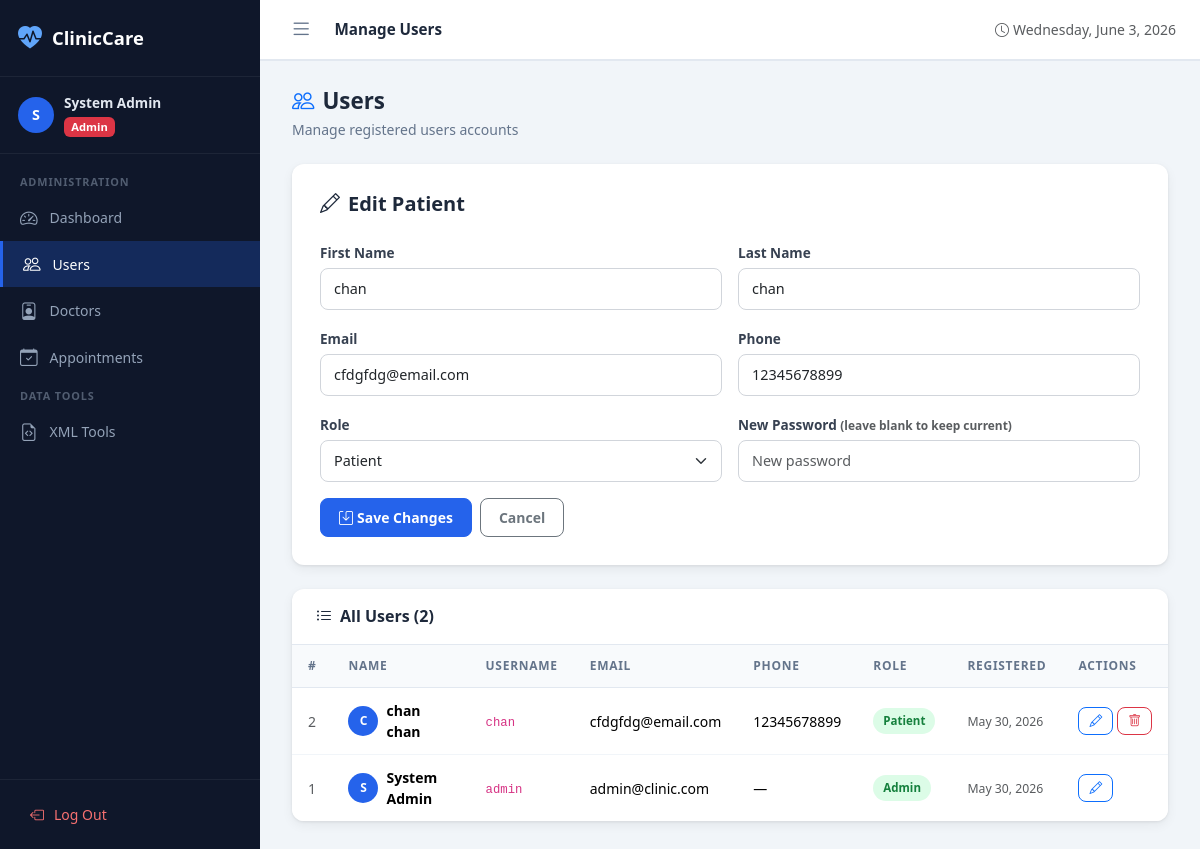
/admin/users.php?edit=2 (signed in), run on the app's committed database.
### tables this page shows
CREATE TABLE `users` (
  `id` int(11) NOT NULL,
  `username` varchar(50) NOT NULL,
  `email` varchar(100) NOT NULL,
  `password` varchar(255) NOT NULL,
  `first_name` varchar(50) NOT NULL,
  `last_name` varchar(50) NOT NULL,
  `phone` varchar(20) DEFAULT NULL,
  `role` enum('admin','patient') NOT NULL DEFAULT 'patient',
  `created_at` timestamp NOT NULL DEFAULT current_timestamp(),
  `updated_at` timestamp NOT NULL DEFAULT current_timestamp() ON UPDATE current_timestamp()
);

### src/Database.php (called while the page is built, shortened)
<?php
class Database
{
    private static ?Database $instance = null;
    private PDO $pdo;
    private function __construct()
    {
        $socket = defined('DB_SOCKET') ? DB_SOCKET : '';
        if ($socket !== '') {
            $dsn = sprintf(
                'mysql:unix_socket=%s;dbname=%s;charset=utf8mb4',
                $socket,
                DB_NAME
            );
        } else {
            $dsn = sprintf(
                'mysql:host=%s;port=%d;dbname=%s;charset=utf8mb4',
                DB_HOST,
                DB_PORT,
                DB_NAME
            );
        }
        $options = [
            PDO::ATTR_ERRMODE            => PDO::ERRMODE_EXCEPTION,
            PDO::ATTR_DEFAULT_FETCH_MODE => PDO::FETCH_ASSOC,
            PDO::ATTR_EMULATE_PREPARES   => false,
        ];
        if (defined('PDO::MYSQL_ATTR_INIT_COMMAND')) {
            $options[PDO::MYSQL_ATTR_INIT_COMMAND] = "SET NAMES utf8mb4 COLLATE utf8mb4_unicode_ci";
        }
        try {
            $this->pdo = new PDO($dsn, DB_USER, DB_PASS, $options);
        } catch (PDOException $e) {
            throw new \RuntimeException('Database connection failed: ' . $e->getMessage(), (int) $e->getCode(), $e);
        }
    }
    public static function getInstance(): self
    {
        if (self::$instance === null) {
            self::$instance = new self();
        }
        return self::$instance;
    }
    public function execute(string $sql, array $params = []): PDOStatement
    {
        $stmt = $this->pdo->prepare($sql);
        $stmt->execute($params);
        return $stmt;
    }
    public function fetchOne(string $sql, array $params = []): ?array
    {
        $row = $this->execute($sql, $params)->fetch();
        return $row !== false ? $row : null;
    }
    public function fetchAll(string $sql, array $params = []): array
    {
        return $this->execute($sql, $params)->fetchAll();
    }
}

### src/User.php (called while the page is built, shortened)
<?php
class User
{
    private Database $db;
    public function __construct()
    {
        $this->db = Database::getInstance();
    }
    public function getAll(): array
    {
        return $this->db->fetchAll(
            'SELECT id, username, email, first_name, last_name, phone, role, created_at
             FROM users ORDER BY created_at DESC'
        );
    }
    public function getById(int $id): ?array
    {
        return $this->db->fetchOne(
            'SELECT id, username, email, first_name, last_name, phone, role, created_at
             FROM users WHERE id = ?',
            [$id]
        );
    }
}

### src/Auth.php (called while the page is built, shortened)
<?php
class Auth
{
    public static function id(): ?int
    {
        return isset($_SESSION['user_id']) ? (int) $_SESSION['user_id'] : null;
    }
}

### public/admin/users.php (the view, shortened to what this page needs)
<?php
$userModel = new User();
$editUser  = null;
if (isset($_GET['edit'])) {
    $editUser = $userModel->getById((int) $_GET['edit']);
}
$patients = $userModel->getAll();
include dirname(__DIR__) . '/includes/header.php';
?>
<div class="page-header d-flex align-items-center justify-content-between">
    <div>
        <h2><i class="bi bi-people me-2 text-primary"></i>Users</h2>
        <p>Manage registered users accounts</p>
    </div>
</div>
<?php if ($editUser): ?>
<div class="form-card mb-4">
    <h5 class="fw-bold mb-4"><i class="bi bi-pencil me-2"></i>Edit Patient</h5>
    <form method="post">
        <div class="row g-3">
            <div class="col-md-6">
                <label class="form-label">First Name</label>
                <input type="text" name="first_name" class="form-control"
                    value="<?= htmlspecialchars($editUser['first_name']) ?>" required>
            </div>
            <div class="col-md-6">
                <label class="form-label">Last Name</label>
                <input type="text" name="last_name" class="form-control"
                    value="<?= htmlspecialchars($editUser['last_name']) ?>" required>
            </div>
            <div class="col-md-6">
                <label class="form-label">Email</label>
                <input type="email" name="email" class="form-control"
                    value="<?= htmlspecialchars($editUser['email']) ?>" required>
            </div>
            <div class="col-md-6">
                <label class="form-label">Phone</label>
                <input type="tel" name="phone" class="form-control"
                    value="<?= htmlspecialchars($editUser['phone'] ?? '') ?>">
            </div>
            <div class="col-md-6">
                <label class="form-label">Role</label>
                <select name="role" class="form-select">
                    <option value="patient" <?= $editUser['role'] === 'patient' ? 'selected' : '' ?>>Patient</option>
                </select>
            </div>
            <div class="col-md-6">
                <label class="form-label">New Password <small class="text-muted">(leave blank to keep
                        current)</small></label>
                <input type="password" name="password" class="form-control" placeholder="New password">
            </div>
            <div class="col-12 d-flex gap-2">
                <button type="submit" class="btn btn-primary">
                    <i class="bi bi-save me-1"></i>Save Changes
                </button>
                <a href="<?= BASE_URL ?>/admin/users.php" class="btn btn-outline-secondary">Cancel</a>
            </div>
        </div>
    </form>
</div>
<?php endif; ?>
<div class="table-card">
    <div class="table-card-header">
        <h5><i class="bi bi-list-ul me-2"></i>All Users (<?= count($patients) ?>)</h5>
    </div>
    <div class="table-responsive">
        <?php if (empty($patients)): ?>
        <div class="empty-state">
            <i class="bi bi-people d-block"></i>
            <h6>No users registered yet</h6>
        </div>
        <?php else: ?>
        <table class="table">
            <thead>
                <tr>
                    <th>#</th>
                    <th>Name</th>
                    <th>Username</th>
                    <th>Email</th>
                    <th>Phone</th>
                    <th>Role</th>
                    <th>Registered</th>
                    <th>Actions</th>
                </tr>
            </thead>
            <tbody>
                <?php foreach ($patients as $u): ?>
                <tr>
                    <td class="text-muted"><?= $u['id'] ?></td>
                    <td>
                        <div class="d-flex align-items-center gap-2">
                            <div class="user-avatar" style="width:30px;height:30px;font-size:.75rem">
                                <?= strtoupper(substr($u['first_name'], 0, 1)) ?>
                            </div>
                            <span
                                class="fw-semibold"><?= htmlspecialchars($u['first_name'] . ' ' . $u['last_name']) ?></span>
                        </div>
                    </td>
                    <td><code><?= htmlspecialchars($u['username']) ?></code></td>
                    <td><?= htmlspecialchars($u['email']) ?></td>
                    <td><?= htmlspecialchars($u['phone'] ?? '—') ?></td>
                    <td>
                        <span class="status-badge status-<?= $u['role'] === 'admin' ? 'confirmed' : 'active' ?>">
                            <?= ucfirst($u['role']) ?>
                        </span>
                    </td>
                    <td><small class="text-muted"><?= date('M j, Y', strtotime($u['created_at'])) ?></small></td>
                    <td>
                        <div class="d-flex gap-1">
                            <a href="<?= BASE_URL ?>/admin/users.php?edit=<?= $u['id'] ?>"
                                class="btn btn-sm btn-outline-primary btn-icon">
                                <i class="bi bi-pencil"></i>
                            </a>
                            <?php if ($u['id'] !== Auth::id()): ?>
                            <form method="post"
                                onsubmit="return confirm('Delete this user? This will also remove all their appointments.')">
                                <button type="submit" class="btn btn-sm btn-outline-danger btn-icon">
                                    <i class="bi bi-trash"></i>
                                </button>
                            </form>
                            <?php endif; ?>
                        </div>
                    </td>
                </tr>
                <?php endforeach; ?>
            </tbody>
        </table>
        <?php endif; ?>
    </div>
</div>
<?php include dirname(__DIR__) . '/includes/footer.php'; ?>

### public/assets/css/style.css (style rules this page uses)
:root { --primary: #2563eb; --primary-dark: #1d4ed8; --primary-light: #eff6ff; --success: #16a34a; --warning: #d97706; --danger: #dc2626; --sidebar-width: 260px; --sidebar-bg: #0f172a; --sidebar-text: #94a3b8; --sidebar-active: #2563eb; --topbar-height: 60px; --font-main: 'Segoe UI', system-ui, -apple-system, sans-serif; --radius: 12px; --shadow: 0 1px 3px rgba(0,0,0,.08), 0 4px 12px rgba(0,0,0,.06); }
*, *::before, *::after { box-sizing: border-box; }
body { font-family: var(--font-main); background: #f1f5f9; color: #1e293b; margin: 0; }
.user-avatar { width: 36px; height: 36px; border-radius: 50%; background: var(--primary); color: #fff; display: flex; align-items: center; justify-content: center; font-weight: 700; font-size: .9rem; flex-shrink: 0; }
.table-card { background: #fff; border-radius: var(--radius); box-shadow: var(--shadow); overflow: hidden; }
.table-card-header { display: flex; align-items: center; justify-content: space-between; padding: 18px 24px; border-bottom: 1px solid #e2e8f0; }
.table-card-header h5 { margin: 0; font-weight: 600; font-size: 1rem; }
.table-responsive { overflow-x: auto; }
.table { margin: 0; }
.table thead th { background: #f8fafc; color: #64748b; font-size: .75rem; text-transform: uppercase; letter-spacing: .06em; font-weight: 600; padding: 12px 16px; border-bottom: 1px solid #e2e8f0; white-space: nowrap; }
.table tbody td { padding: 12px 16px; vertical-align: middle; border-bottom: 1px solid #f1f5f9; font-size: .875rem; }
.table tbody tr:last-child td { border-bottom: none; }
.status-badge { display: inline-flex; align-items: center; gap: 5px; padding: 4px 10px; border-radius: 20px; font-size: .72rem; font-weight: 600; text-transform: capitalize; }
.status-confirmed { background: #dcfce7; color: #15803d; }
.status-active { background: #dcfce7; color: #15803d; }
.form-card { background: #fff; border-radius: var(--radius); box-shadow: var(--shadow); padding: 28px; }
.form-label { font-weight: 600; font-size: .85rem; color: #374151; margin-bottom: 5px; }
.form-control, .form-select { border-radius: 8px; border-color: #d1d5db; font-size: .9rem; padding: 9px 13px; transition: border-color .15s, box-shadow .15s; }
.btn { border-radius: 8px; font-weight: 600; font-size: .875rem; padding: 8px 18px; }
.btn-primary { background: var(--primary); border-color: var(--primary); }
.btn-sm { padding: 5px 12px; font-size: .8rem; }
.btn-icon { padding: 6px 10px; line-height: 1; }
.page-header { margin-bottom: 24px; }
.page-header h2 { font-size: 1.4rem; font-weight: 700; color: #1e293b; margin: 0; }
.page-header p { color: #64748b; margin: 4px 0 0; font-size: .875rem; }

### data on the page
users: first_name "chan", last_name "chan", email "cfdgfdg@email.com", phone "12345678899", role "Patient", id "2", first_name "C", first_name+last_name "chan chan", username "chan", created_at "May 30, 2026"
users: id "1", first_name "S", first_name+last_name "System Admin", username "admin", email "admin@clinic.com", phone "—", role "Admin", created_at "May 30, 2026"

### other printed values
substr($_SESSION['full_name'], 0, 1) "S"
$_SESSION['full_name'] "System Admin"
$userRole "Admin"
$pageTitle "Manage Users"
count($patients) "2"
